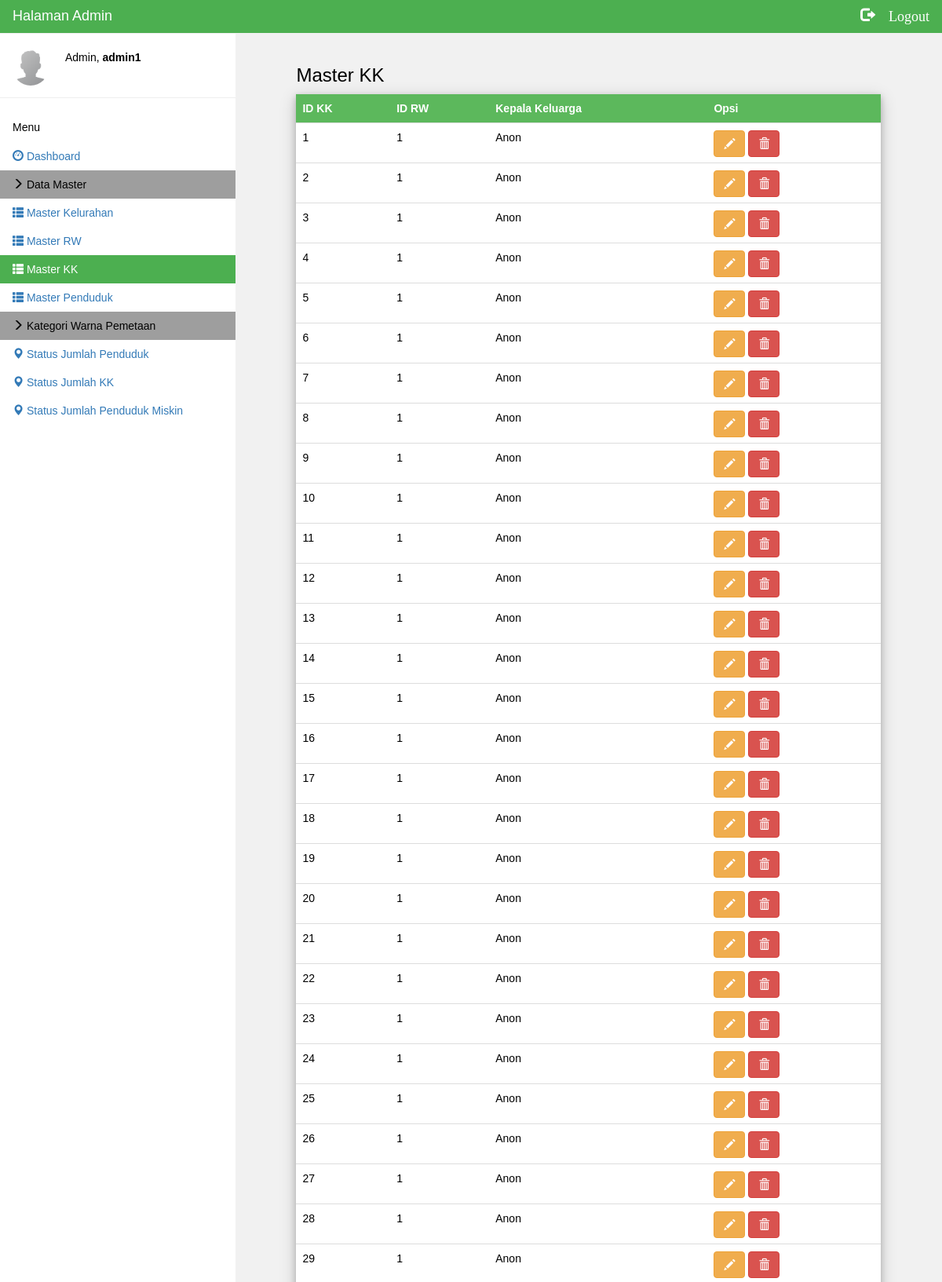
Page /Admin/tampil_kk.php (signed in, upper part) on the committed database.
### tables this page shows
CREATE TABLE IF NOT EXISTS `tb_kk` (
  `id_kk` int(11) NOT NULL,
  `id_rw` int(11) NOT NULL,
  `nama_kepalakeluarga` varchar(30) NOT NULL,
  PRIMARY KEY (`id_kk`)
);

### Admin/tampil_kk.php (the view, shortened to what this page needs)
<!DOCTYPE html>
<html>
<link rel="stylesheet" href="css/w3.css">
<link href="//maxcdn.bootstrapcdn.com/bootstrap/3.3.6/css/bootstrap.min.css" rel="stylesheet">
<link href="//cdnjs.cloudflare.com/ajax/libs/octicons/3.5.0/octicons.min.css" rel="stylesheet">
<body class="w3-light-grey">
<div class="w3-container w3-top w3-green w3-large w3-padding" style="z-index:4">
  <span class="w3-Left">Halaman Admin</span>
   <a href="logout.php"><span id="logout" class="w3-right glyphicon glyphicon-log-out"> Logout</span></a>
</div>
<nav class="w3-sidenav w3-collapse w3-white w3-animate-left" style="z-index:3;width:300px;" id="mySidenav"><br>
  <div class="w3-container w3-row">
    <div class="w3-col s3">
      <img src="css/img_avatar3.png" class="w3-circle w3-margin-right" style="width:46px">
    </div>
    <div class="w3-col s9">
      <span>Admin, <strong><?=$_SESSION['nama'];?></strong></span><br>
    </div>
  </div>
  <hr>
  <div class="w3-container" >
    <h5>Menu</h5>
  </div>
  <a href="#" class="w3-padding "><span class="glyphicon glyphicon-dashboard"></span>  Dashboard</a>
  <a href="" class="w3-padding w3-grey"><i class="glyphicon glyphicon-menu-right"></i>  Data Master</a>
  <a href="tampil_kelurahan.php" class="w3-padding "><i class="glyphicon glyphicon-th-list"></i>  Master Kelurahan</a>
  <a href="tampil_rw.php" class="w3-padding "><i class="glyphicon glyphicon-th-list"></i>  Master RW</a>
  <a href="tampil_kk.php" class="w3-padding w3-green" ><i class="glyphicon glyphicon-th-list"></i>  Master KK</a>
  <a href="tampil_penduduk.php" class="w3-padding"><i class="glyphicon glyphicon-th-list"></i>  Master Penduduk</a>
  <a href="" class="w3-padding w3-grey"><i class="glyphicon glyphicon-menu-right"></i>  Kategori Warna Pemetaan</a>
  <a href="tampil_status.php" class="w3-padding "><i class="glyphicon glyphicon-map-marker"></i>  Status Jumlah Penduduk</a>
  <a href="tampil_status_jmlkk.php" class="w3-padding "><i class="glyphicon glyphicon-map-marker"></i>  Status Jumlah KK</a>
  <a href="tampil_status_pmiskin.php" class="w3-padding"><i class="glyphicon glyphicon-map-marker"></i>  Status Jumlah Penduduk Miskin</a>
</nav>
<div class="w3-main" style="margin-left:300px;margin-top:43px;">
      <?php
       include "koneksi.php";
      ?>
      <div class="row" >
      <div class="col-sm-1"></div>
  <div class="col-sm-10" id="konten" style="margin-top:20px;">
      <h3>Master KK</h3>
      <table border="1" class="table table-striped w3-card-4">
      <tr  id="trtabel">
      <th>ID KK</th>
      <th>ID RW</th>
      <th>Kepala Keluarga</th>
      <th colspan="2" >Opsi</th>
      </tr>
      <?php
      $batas = 50;
            $pg = isset( $_GET['pg'] ) ? $_GET['pg'] : "";
            if ( empty( $pg ) ) {
            $posisi = 0;
            } else {
            $posisi = ( $pg - 1 ) * $batas;
            }
      $query = "select * from tb_kk limit $posisi, $batas";
      $result = mysqli_query($sambung, $query);
      while ($buff = mysqli_fetch_array($result)){
      ?>
       <tr>
      <td><?php echo $buff['id_kk']; ?></td>
      <td><?php echo $buff['id_rw']; ?></td>
      <td><?php echo $buff['nama_kepalakeluarga']; ?></td>
      <td>
      <div class="button-toolbar">
      <a href="ubah_kk.php?id_kk=<?php echo $buff ['id_kk']; ?>" class="btn btn-warning glyphicon glyphicon-pencil" role="button" data-toggle="tooltip" title="Edit" data-placement="bottom"></a>
      <a href="#" onclick="confirm_modal('hapus_kk.php?id_kk=<?php echo $buff['id_kk']; ?>');" class="btn btn-danger glyphicon glyphicon-trash" data-toggle="tooltip" title="Hapus" data-placement="bottom"></a></div></td>
      </tr>
      <?php
      };
      ?>
      </table>
    </div>
<div class="col-sm-1"></div>
</div>
</body>
</html>

### Admin/css/w3.css (style rules this page uses)
* { -webkit-box-sizing:border-box;-moz-box-sizing:border-box;box-sizing:border-box }
html { -ms-text-size-adjust:100%;-webkit-text-size-adjust:100% }
body { margin:0 }
article,aside,details,figcaption,figure,footer,header,hgroup,main,menu,nav,section,summary { display:block }
a { background-color:transparent }
img { border:0 }
hr { -moz-box-sizing:content-box;box-sizing:content-box }
html,body { font-family:Verdana,sans-serif;font-size:15px;line-height:1.5 }
html { overflow-x:hidden }
h1,h2,h3,h4,h5,h6,.w3-slim,.w3-wide { font-family:"Segoe UI",Arial,sans-serif }
h3 { font-size:24px }
h5 { font-size:18px }
h1,h2,h3,h4,h5,h6 { font-weight:400;margin:10px 0 }
hr { height:0;border:0;border-top:1px solid #eee;margin:20px 0 }
img { margin-bottom:-5px }
a { color:inherit }
table { border-collapse:collapse;border-spacing:0;width:100%;display:table }
table,th,td { border:none }
.w3-navbar a,.w3-topnav a,.w3-sidenav a,.w3-dropdown-content a,.w3-accordion-content a,.w3-dropnav a { text-decoration:none!important }
.w3-btn,.w3-btn-floating,.w3-dropnav a,.w3-btn-floating-large,.w3-btn-block,.w3-hover-shadow,.w3-hover-opacity, .w3-navbar a,.w3-sidenav a,.w3-pagination li a,.w3-hoverable tbody tr,.w3-hoverable li,.w3-accordion-content a,.w3-dropdown-content a,.w3-dropdown-click:hover,.w3-dropdown-hover:hover,.w3-opennav,.w3-closenav,.w3-closebtn, .w3-hover-amber,.w3-hover-aqua,.w3-hover-blue,.w3-hover-light-blue,.w3-hover-brown,.w3-hover-cyan,.w3-hover-blue-grey,.w3-hover-green,.w3-hover-light-green,.w3-hover-indigo,.w3-hover-khaki,.w3-hover-lime,.w3-hover-orange,.w3-hover-deep-orange,.w3-hover-pink, .w3-hover-purple,.w3-hover-deep-purple,.w3-hover-red,.w3-hover-sand,.w3-hover-teal,.w3-hover-yellow,.w3-hover-white,.w3-hover-black,.w3-hover-grey,.w3-hover-light-grey,.w3-hover-dark-grey,.w3-hover-text-amber,.w3-hover-text-aqua,.w3-hover-text-blue,.w3-hover-text-light-blue, .w3-hover-text-brown,.w3-hover-text-cyan,.w3-hover-text-blue-grey,.w3-hover-text-green,.w3-hover-text-light-green,.w3-hover-text-indigo,.w3-hover-text-khaki,.w3-hover-text-lime,.w3-hover-text-orange,.w3-hover-text-deep-orange,.w3-hover-text-pink,.w3-hover-text-purple, .w3-hover-text-deep-purple,.w3-hover-text-red,.w3-hover-text-sand,.w3-hover-text-teal,.w3-hover-text-yellow,.w3-hover-text-white,.w3-hover-text-black,.w3-hover-text-grey,.w3-hover-text-light-grey,.w3-hover-text-dark-grey { -webkit-transition:background-color .3s,color .15s,box-shadow .3s,opacity 0.3s;transition:background-color .3s,color .15s,box-shadow .3s,opacity 0.3s }
.w3-sidenav { height:100%;width:200px;background-color:#fff;position:fixed!important;z-index:1;overflow:auto }
.w3-sidenav a { padding:4px 2px 4px 16px }
.w3-sidenav a,.w3-dropnav a { display:block }
.w3-main,#main { transition:margin-left .4s }
.w3-container:after,.w3-panel:after,.w3-row:after,.w3-row-padding:after,.w3-topnav:after,.w3-clear:after,.w3-btn-group:before,.w3-btn-group:after,.w3-btn-bar:before,.w3-btn-bar:after { content:"";display:table;clear:both }
.w3-col,.w3-half,.w3-third,.w3-twothird,.w3-threequarter,.w3-quarter { float:left;width:100% }
.w3-col.s3 { width:24.99999% }
.w3-col.s9 { width:74.99999% }
@media screen and (min-width:993px) { .w3-sidenav.w3-collapse { display:block!important } }
.w3-top,.w3-bottom { position:fixed;width:100%;z-index:1 }
.w3-top { top:0 }
.w3-right { float:right!important }
.w3-large { font-size:18px!important }
.w3-circle { border-radius:50%!important }
.w3-margin-right { margin-right:16px!important }
.w3-padding-medium,.w3-padding,.w3-form { padding:8px 16px!important }
.w3-container { padding:0.01em 16px }
.w3-card-4,.w3-hover-shadow:hover { box-shadow:0 4px 8px 0 rgba(0,0,0,0.2),0 6px 20px 0 rgba(0,0,0,0.19)!important }
.w3-animate-left { position:relative;-webkit-animation:animateleft 0.4s;animation:animateleft 0.4s }
.w3-green,.w3-hover-green:hover { color:#fff!important;background-color:#4CAF50!important }
.w3-white,.w3-hover-white:hover { color:#000!important;background-color:#fff!important }
.w3-grey,.w3-hover-grey:hover { color:#000!important;background-color:#9e9e9e!important }
.w3-light-grey,.w3-hover-light-grey:hover { color:#000!important;background-color:#f1f1f1!important }

### Admin/tampil_kk.php (style rules this page uses)
#trtabel { background-color: #5cb85c; color:white !important; text-align: center; }
#modalhapus, { background-color: #0099FF; color:white !important; text-align: center; font-size: 30px; }
#logout { color: white; }
td { background: white; }
html,body,h1,h2,h3,h4,h5 { font-family: "Raleway", sans-serif }

### rows in the picture
tb_kk: id_kk "1", id_rw "1", nama_kepalakeluarga "Anon"
tb_kk: id_kk "2", id_rw "1", nama_kepalakeluarga "Anon"
tb_kk: id_kk "3", id_rw "1", nama_kepalakeluarga "Anon"
tb_kk: id_kk "4", id_rw "1", nama_kepalakeluarga "Anon"
tb_kk: id_kk "5", id_rw "1", nama_kepalakeluarga "Anon"
tb_kk: id_kk "6", id_rw "1", nama_kepalakeluarga "Anon"
tb_kk: id_kk "7", id_rw "1", nama_kepalakeluarga "Anon"
tb_kk: id_kk "8", id_rw "1", nama_kepalakeluarga "Anon"
tb_kk: id_kk "9", id_rw "1", nama_kepalakeluarga "Anon"
tb_kk: id_kk "10", id_rw "1", nama_kepalakeluarga "Anon"
tb_kk: id_kk "11", id_rw "1", nama_kepalakeluarga "Anon"
tb_kk: id_kk "12", id_rw "1", nama_kepalakeluarga "Anon"
tb_kk: id_kk "13", id_rw "1", nama_kepalakeluarga "Anon"
tb_kk: id_kk "14", id_rw "1", nama_kepalakeluarga "Anon"
tb_kk: id_kk "15", id_rw "1", nama_kepalakeluarga "Anon"
tb_kk: id_kk "16", id_rw "1", nama_kepalakeluarga "Anon"
tb_kk: id_kk "17", id_rw "1", nama_kepalakeluarga "Anon"
tb_kk: id_kk "18", id_rw "1", nama_kepalakeluarga "Anon"
tb_kk: id_kk "19", id_rw "1", nama_kepalakeluarga "Anon"
tb_kk: id_kk "20", id_rw "1", nama_kepalakeluarga "Anon"
tb_kk: id_kk "21", id_rw "1", nama_kepalakeluarga "Anon"
tb_kk: id_kk "22", id_rw "1", nama_kepalakeluarga "Anon"
tb_kk: id_kk "23", id_rw "1", nama_kepalakeluarga "Anon"
tb_kk: id_kk "24", id_rw "1", nama_kepalakeluarga "Anon"
tb_kk: id_kk "25", id_rw "1", nama_kepalakeluarga "Anon"
tb_kk: id_kk "26", id_rw "1", nama_kepalakeluarga "Anon"
tb_kk: id_kk "27", id_rw "1", nama_kepalakeluarga "Anon"
tb_kk: id_kk "28", id_rw "1", nama_kepalakeluarga "Anon"
tb_kk: id_kk "29", id_rw "1", nama_kepalakeluarga "Anon"

### other values in the picture
$_SESSION['nama'] "admin1"
